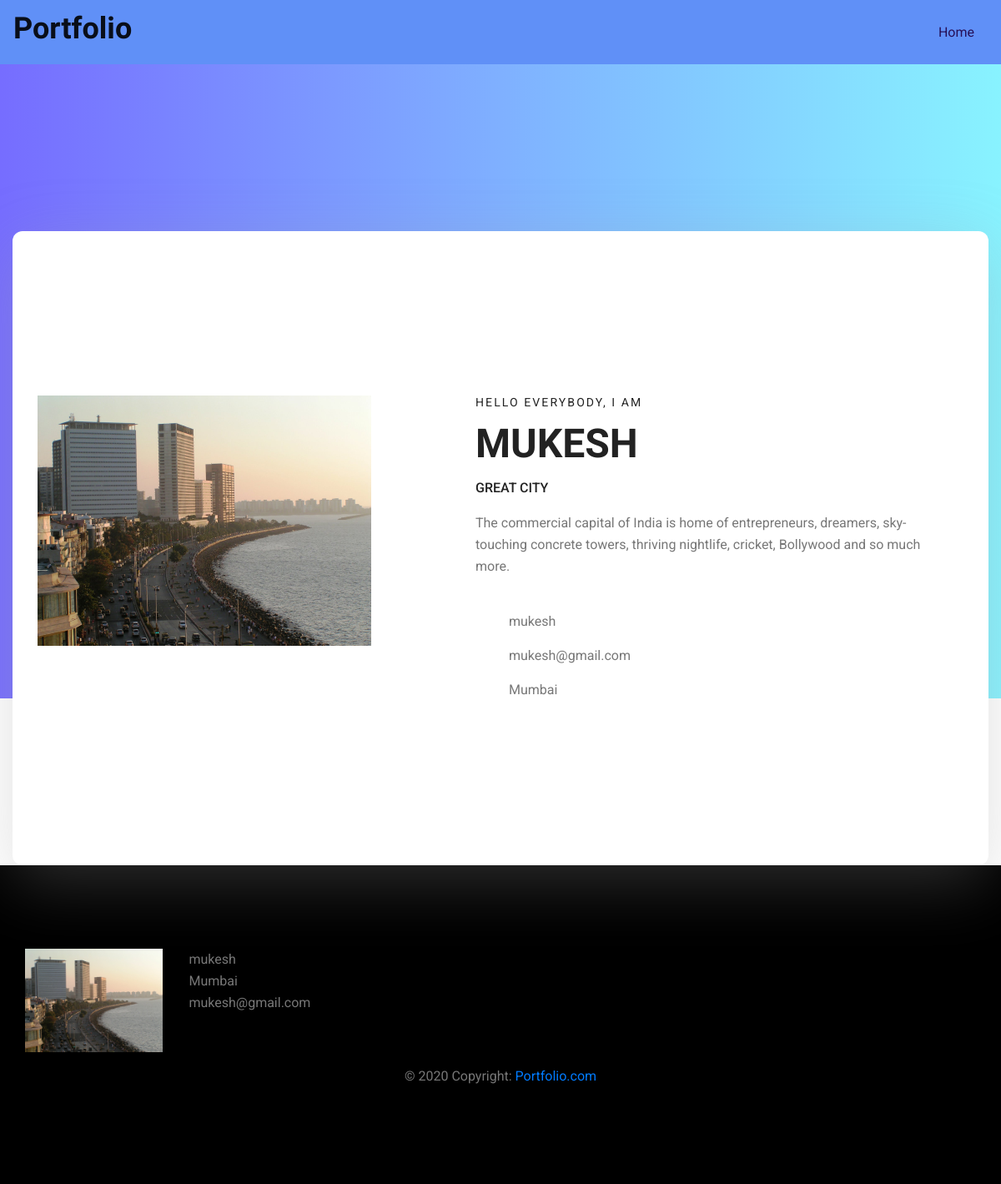
The app's page /portfolio/47 with its own data.
### blog/models.py (models this page shows, shortened)
class Portfolio(models.Model):
    name=models.CharField(max_length=100)
    title=models.CharField(max_length=100,blank=True)
    location=models.TextField(max_length=250,blank=True)
    desc=models.TextField(max_length=250,blank=True)
    image=models.ImageField(upload_to='images/pics',blank=True,null=True)
    email=models.EmailField()
    url=models.URLField(blank=True)

### blog/views.py (the view)
# urls.py: path('portfolio/<int:blog_id>', views.portfolio, name='folio'),
def portfolio(request,blog_id):
    blogs=get_object_or_404(Portfolio,id=blog_id)
    context={
        'blogs':blogs
    }
    return render(request,'portfolio/portfolio.html',context)

### blog/templates/portfolio/portfolio.html (shortened to what this page needs)
<!doctype html>
{% extends 'portfolio/base.html' %}
{% load static %}
{% block content %}
<nav class="navbar navbar-light " style="background-color: #6090f7;">
    <a class="navbar-brand logo_h justify-content-start" href="{% url 'home' %}"><h1>Portfolio</h1></a>
    <ul class="nav justify-content-end" >
        <li class="nav-item">
            <a class="nav-link active" style="color: #260f57;" href="{% url 'home' %}">Home</a>
        </li>
    </ul>
</nav>
<section class="home_banner_area">
    <div class="container box_1620">
        <div class="banner_inner d-flex align-items-center">
            <div class="banner_content">
                <div class="media">
                    <div class="d-flex">
                        <img src="{{blogs.image.url}}" alt="" style="width:400px;height:300px">
                    </div>
                    <div class="media-body" style="margin-right:20px">
                        <div class="personal_text" style="padding-right:20px">
                            <h6>Hello Everybody, i am</h6>
                            <h3>{{blogs.name}}</h3>
                            <h4>{{blogs.title}}</h4>
                            <p>{{blogs.desc}}</p>
                            <ul class="list basic_info">
                                <li><a href="#"><i class="fa fa-user"></i> {{blogs.name}}</a></li>
                                <li><a href="#"><i class="fa fa-envelope"></i> {{blogs.email}}</a></li>
                                <li><a href="#"><i class="fa fa-home"></i> {{blogs.location}}</a></li>
                            </ul>
                        </div>
                    </div>
                </div>
            </div>
        </div>
    </div>
</section>
<footer class="footer_area p_100">
    <div class="container text-center">
        <div class="row ">
            <div class="col-lg-2 col-md-12 mb-6">
                <div class="view overlay z-depth-1-half">
                    <img src="{{blogs.image.url}}" class="img-fluid" alt="">
                </div>
            </div>
            <ul class="list basic_info">
                <li style="text-align:left"><i class="fa fa-user"></i> {{blogs.name}}</li>
                <li style="text-align:left"><i class="fa fa-home"></i> {{blogs.location}}</li>
                <li style="text-align:left"><i class="fa fa-envelope"></i> {{blogs.email}}</li>
            </ul>
        </div>
        <div class="page-footer font-small blue">
            <div class="footer-copyright text-center py-3">© 2020 Copyright:
                <a href="{% url 'home' %}"> Portfolio.com</a>
            </div>
        </div>
    </div>
</footer>
{% endblock %}

### static/css/Mytyle.css (style rules this page uses)
.list { list-style: none; margin: 0px; padding: 0px; }
a { text-decoration: none; transition: all 0.3s ease-in-out; }
body { line-height: 26px; font-size: 16px; font-family: "Roboto", sans-serif; font-weight: normal; color: #777777; }
h1, h2, h3, h4, h5, h6 { font-family: "Heebo", sans-serif; font-weight: bold; }
.p_100 { padding-top: 100px; padding-bottom: 100px; }
@media (min-width: 1200px) { .container { max-width: 1170px; } }
.home_banner_area { position: relative; z-index: 1; background-image: -moz-linear-gradient(0deg, #766dff 0%, #88f3ff 100%); background-image: -webkit-linear-gradient(0deg, #766dff 0%, #88f3ff 100%); background-image: -ms-linear-gradient(0deg, #766dff 0%, #88f3ff 100%); margin-bottom: 200px; }
.home_banner_area .box_1620 { min-height: 700px; border-radius: 12px; position: relative; bottom: -200px; background: #fff; padding: 30px; box-shadow: 0px 20px 80px 0px rgba(153, 153, 153, 0.3); }
.home_banner_area .banner_inner { position: relative; width: 100%; min-height: 700px; display: flex; }
.home_banner_area .banner_inner .banner_content { color: #222222; vertical-align: middle; align-self: center; text-align: left; }
.home_banner_area .banner_inner .banner_content .media .d-flex { padding-right: 125px; }
.home_banner_area .banner_inner .banner_content .media .media-body { vertical-align: middle; align-self: center; }
h1 { font-size: 36px; }
h3 { font-size: 24px; }
h4 { font-size: 18px; }
h6 { font-size: 14px; }
.personal_text h6 { font-size: 14px; font-family: "Roboto", sans-serif; text-transform: uppercase; letter-spacing: 2.1px; font-weight: normal; margin-bottom: 12px; color: #222222; }
.personal_text h4 { font-size: 16px; font-weight: 500; font-family: "Roboto", sans-serif; text-transform: uppercase; margin-bottom: 20px; color: #222222; }
.personal_text h3 { font-size: 48px; text-transform: uppercase; margin-bottom: 15px; color: #222222; }
.personal_text p { font-family: "Roboto", sans-serif; max-width: 540px; color: #777777; margin-bottom: 40px; }
.personal_text .basic_info li { margin-bottom: 15px; }
.personal_text .basic_info li a { position: relative; padding-left: 40px; font-size: 16px; color: #777777; }
.personal_text .basic_info li a i { position: absolute; left: 0px; top: 50%; transform: translateY(-50%); font-size: 20px; color: #766dff; }
.personal_text .basic_info li:last-child { margin-bottom: 0px; }
.footer_area { background: #000; }

### records on screen
Portfolio: image (picture), name "MUKESH", title "GREAT CITY", desc "The commercial capital of India is home of entrepreneurs, dreamers, sky-touching concrete towers, thriving nightlife, cricket, Bollywood and so much more.", name "mukesh", email "mukesh@gmail.com", location "Mumbai"
